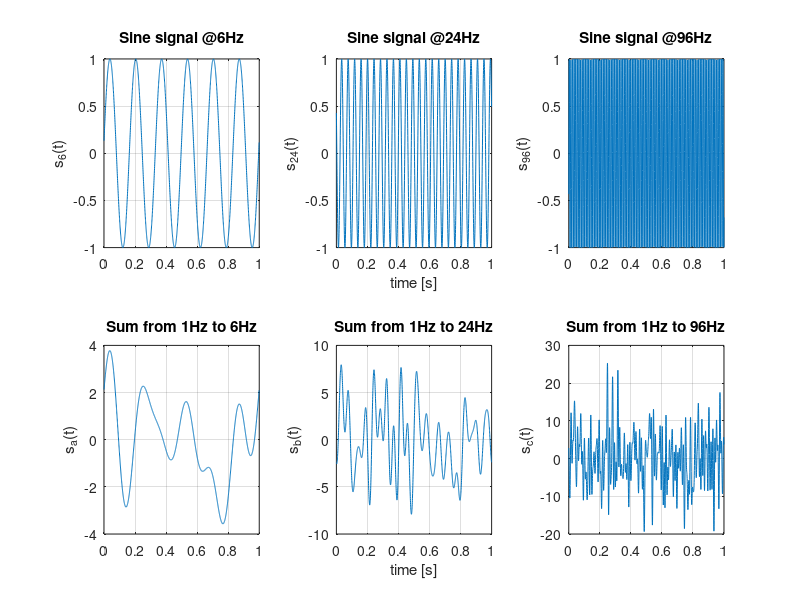

Here is the MATLAB script that generated this plot:
close all
clear
clc

% variables definitions
T = 1;
f = 1 : 1 : 100;
phi = rand(1, 100) .* (2 * pi);

% axis definition
Fs = 20 * f(100);
Ts = 1 / Fs;
t = 0 : Ts : 1 - Ts;

s = zeros(100, Fs);
for i = 1 : 100
    s(i, :) = sin(2 * pi * f(i) .* t + phi(i));
end

s_a = sum(s(1:6, :));
s_b = sum(s(1:24, :));
s_c = sum(s(1:96, :));

% plots
figure

subplot(2, 3, 1)
plot(t, s(6,:));
title("Sine signal @6Hz");
ylabel("s_6(t)");
grid on

subplot(2, 3, 2)
plot(t, s(24, :));
title("Sine signal @24Hz");
xlabel("time [s]");
ylabel("s_{24}(t)");
grid on

subplot(2, 3, 3)
plot(t, s(96, :));
title("Sine signal @96Hz");
ylabel("s_{96}(t)");
grid on

subplot(2, 3, 4)
plot(t, s_a);
title("Sum from 1Hz to 6Hz");
ylabel("s_a(t)");
grid on

subplot(2, 3, 5)
plot(t, s_b);
title("Sum from 1Hz to 24Hz");
xlabel("time [s]");
ylabel("s_b(t)");
grid on

subplot(2, 3, 6)
plot(t, s_c);
title("Sum from 1Hz to 96Hz");
ylabel("s_c(t)");
grid on
